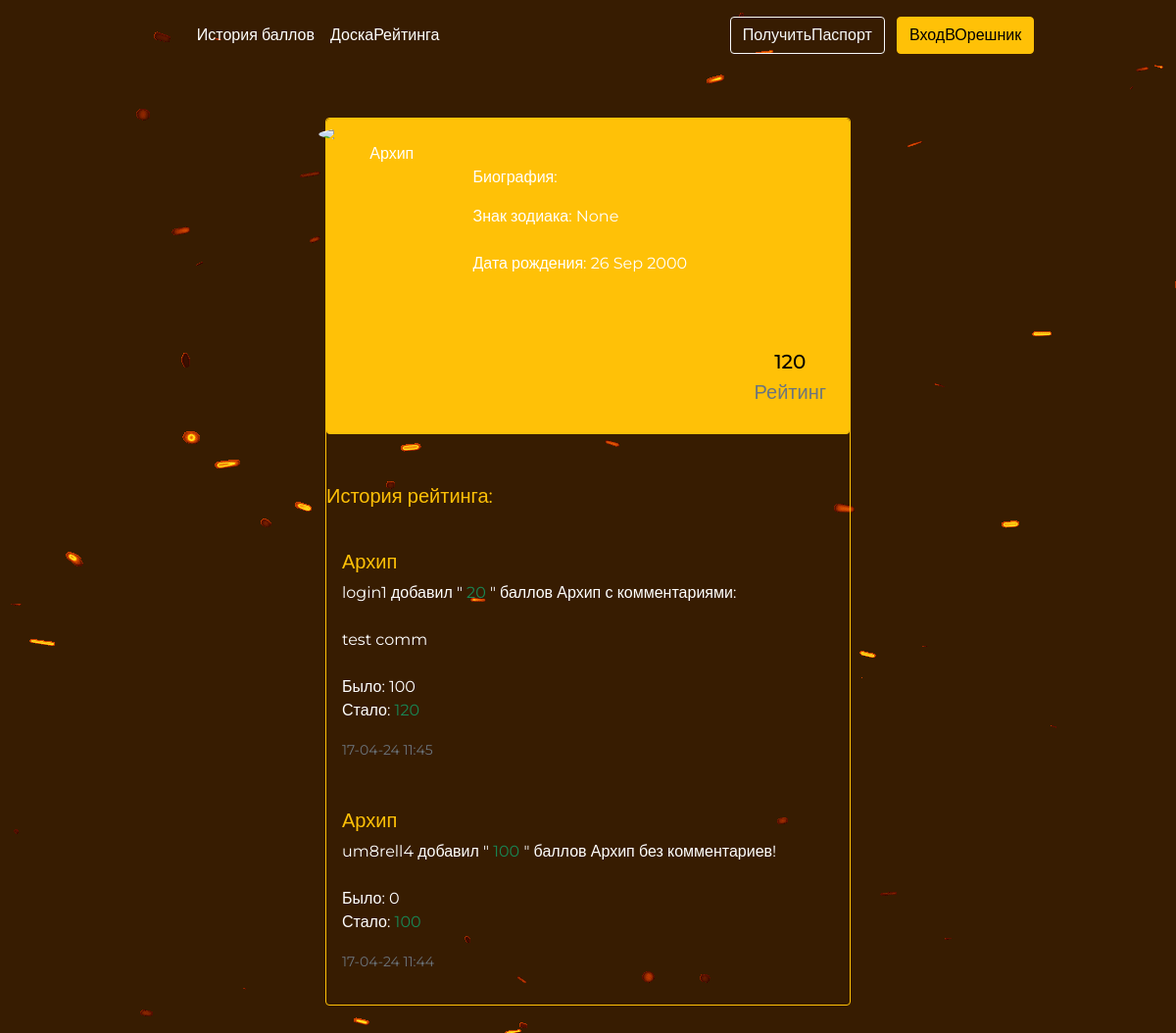
The app's page /orehus/id7/ with its own data.
### nuts/models.py (models this page shows, shortened)
class CustomUser(AbstractUser):
    unchanged_name = models.TextField(verbose_name='Неизменяемое имя', max_length=20)
    bio = models.TextField(verbose_name='Обо мне', max_length=300, blank=True)
    rating = models.IntegerField(verbose_name='Рейтинг', default=0)
    birth_date = models.DateField(blank=True, )
    user_vk_url = models.URLField(blank=True, null=True)
    user_img = models.ImageField(upload_to='photos/%Y/%m/%d/', verbose_name='Фото', blank=True, null=True)
    user_zodiac = models.ForeignKey('UserZodiacSign', on_delete=models.PROTECT, verbose_name='Знак зодиака', null=True)
    class Meta:
        verbose_name = 'Пользователь'
        verbose_name_plural = 'Пользователи'
        ordering = ['-rating']
    def __str__(self):
        return self.unchanged_name

class OrehusChange(models.Model):
    comment = models.CharField(verbose_name='Комментарий', max_length=300, blank=True)
    operation = models.IntegerField(verbose_name='Сколько прибавляем?')
    datetime_comment = models.DateTimeField(verbose_name='Время комментария', auto_now_add=True)
    orehus_user = models.ForeignKey('CustomUser', on_delete=models.SET_NULL, blank=True, null=True, verbose_name='Кому '
                                                                                                      'прибавляем?')
    rating_was = models.IntegerField(verbose_name='Сколько было', null=True)
    rating_new = models.IntegerField(verbose_name='Сколько стало', null=True)
    who_changed = models.CharField(verbose_name='Кто прибавляет?', max_length=20)
    class Meta:
        verbose_name = 'Изменение рейтинга'
        verbose_name_plural = 'Изменение рейтинга'
        ordering = ['-datetime_comment']

### nuts/views.py (the view)
# urls.py: path('orehus/id<int:profile_id>/', user_profile, name='profile'),
def user_profile(request, profile_id):
    get_user_history = OrehusChange.objects.filter(orehus_user=profile_id)
    orehus_user = CustomUser.objects.get(pk=profile_id)
    print(get_user_history)
    return render(request, 'user_profile.html', {"orehus_user": orehus_user, "get_user_history": get_user_history})

### nuts/templates/user_profile.html (shortened to what this page needs)
{% extends 'base.html' %}
{% load static %}
{% load rating_history %}
{% block content %}
<section class="h-80">
    <div class="container py-5 h-80">
        <div class="row d-flex justify-content-center align-items-center h-100">
            <div class="col col-lg-9 col-xl-7">
                <div class="card bg-transparent border-1 border-warning">
                    <div class="rounded-top text-white d-flex flex-row bg-warning" style="height:10%;">
                        <div class="col-md-3 border-right">
                            <div class="d-flex flex-column align-items-center text-center p-3 py-2"><img class="rounded-circle mt-0"
                                                                                                         width="150px"
                                                                                                         src="https://st3.depositphotos.com/15648834/17930/v/600/depositphotos_179308454-stock-illustration-unknown-person-silhouette-glasses-profile.jpg"><span class="font-weight-bold">{{orehus_user.unchanged_name}}</span>
                            </div>
                        </div>
                        <div class="col-md-9">
            <div class="p-3 py-5">
                <div
                        class="d-flex justify-content-between align-items-center"><span class="">Биография:
                </span></div>
                <div class="col-md-12"><label class="labels mt-3">Знак зодиака:</label><span class="me-2">
                    {{ orehus_user.user_zodiac }} <img src="{%static 'orehus_user.user_zodiac.user_zodiac_sign_img' %}"
                                                       alt=""></span></div>
                <br>
                <div class="col-md-12"><label class="labels">Дата рождения: </label><span class="me-2">
                    {{ orehus_user.birth_date|date:"d M Y" }}</span></div>
            </div>
        </div>
                    </div>
                    <div class="p-4 text-black bg-warning rounded-bottom">
                        <div class="d-flex justify-content-end text-center py-1">
                            <div>
                                <p class="mb-1 h5">{{ orehus_user.rating }}</p>
                                <p class="small text-muted fs-5 mb-0">Рейтинг</p>
                            </div>
                        </div>
                    </div>
                    <div class="card-body p-4 text-white">
                    </div>
                    <div class="d-flex justify-content-between align-items-center mb-4">
                        <p class="lead fw-normal mb-0 text-warning">История рейтинга:</p>
                    </div>
                    {% for item in get_user_history %}
                    <div class="card mb-3 bg-transparent text-white border-0">
                        <div class="card-body bg-transparent">
                            <h5 class="card-title text-warning">{{ item.orehus_user }}</h5>
                            <p class="card-text">{{ item.who_changed }} добавил "
                                {% if item.operation < 0 %}
                                <span class="text-danger">{{ item.operation}}</span>
                                {% else %}
                                <span class="text-success">{{ item.operation}}</span>
                                {% endif %}
                                " баллов
                                {% if item.comment %}
                                {{ item.orehus_user }} с комментариями:
                                <br><br> <span>{{ item.comment }}   </span>
                                {% else %}
                                {{ item.orehus_user }} без комментариев!
                                {% endif %}
                                <br><br>
                                {% if item.operation < 0 %}
                                Было:
                                <span>
                    {{ item.rating_was }}
                </span>
                                <br>
                                Стало:
                                <span class="text-danger">
                    {{ item.rating_new }}
                </span>
                                {% else %}
                                Было:
                                <span>
                    {{ item.rating_was }}
                </span>
                                <br>
                                Стало:
                                <span class="text-success">
                    {{ item.rating_new }}
                </span>
                                {% endif %}
                            </p>
                            <p class="card-text"><small class="text-muted">{{ item.datetime_comment|date:"d-m-y H:i" }}</small></p>
                        </div>
                    </div>
                    {% endfor %}
                </div>
            </div>
        </div>
    </div>
</section>
{% endblock %}

### nutsrating/static/css/navbar.css (style rules this page uses)
body { margin: 0; padding: 0; font-family: "Montserrat", sans-serif; background-color: #371C01; background-image: url(../img/snow.gif); }
.container { margin: 0 auto; width: 80%; }

### records on screen
CustomUser: unchanged_name "Архип", user_zodiac "None", birth_date "26 Sep 2000", rating "120"
OrehusChange: orehus_user "Архип", who_changed "login1", operation "20", comment "test comm", rating_was "100", rating_new "120", datetime_comment "17-04-24 11:45"
OrehusChange: orehus_user "Архип", who_changed "um8rell4", operation "100", rating_was "0", rating_new "100", datetime_comment "17-04-24 11:44"
